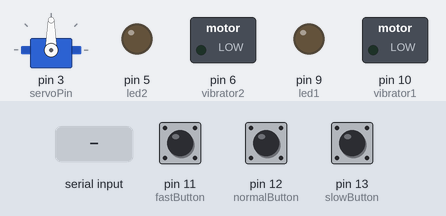
A sketch run on a simulated Arduino Uno, built with avr-gcc and run on an emulated ATmega328P. Shown: servo, switched loads named in the sketch (green lamp = pin HIGH), output pins drawn as LEDs (lit = HIGH). Inputs (shaded band) come from the test bench; at power-on: pin 11 (fastButton) HIGH, pin 12 (normalButton) HIGH, pin 13 (slowButton) HIGH. What the sketch prints to the serial monitor is not drawn.

Above: at 1.2 s.
1.3 s: "START\n" received over Serial
At 1.79 s:
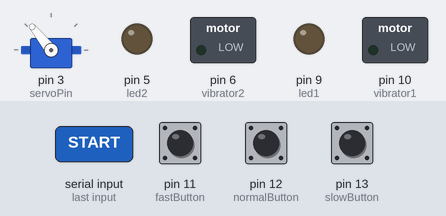
4.3 s: "P1\n" received over Serial
At 4.54 s:
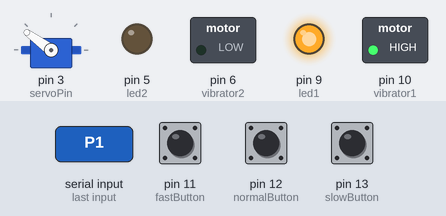
7.3 s: "P2\n" received over Serial
At 7.6 s:
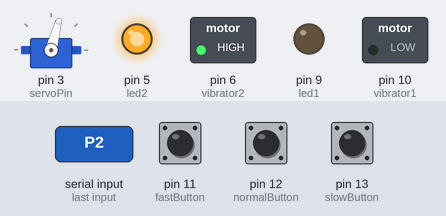
10.3 s: "BOTH\n" received over Serial
At 10.66 s:
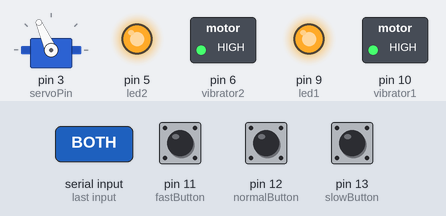
13.3 s: "SILENT\n" received over Serial
At 13.72 s:
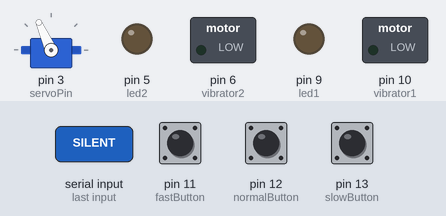
16.3 s: pin 11 (fastButton) pulled LOW for 0.15 s
Timing chart, 0 to 20.3 s (numbered marks = the images above; inputs shaded):
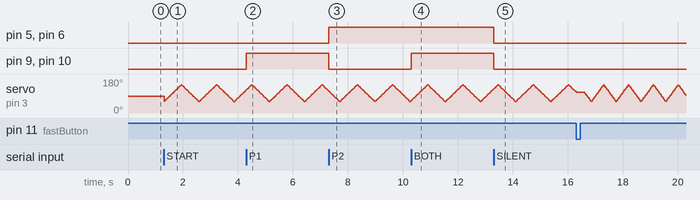

Measured:
- after the input at 4.3 s, pin 9 (led1), pin 10 (vibrator1): LOW → HIGH at once
- after the input at 7.3 s, pin 5 (led2), pin 6 (vibrator2): LOW → HIGH at once; pin 9 (led1), pin 10 (vibrator1): HIGH → LOW at once
- after the input at 10.3 s, pin 9 (led1), pin 10 (vibrator1): LOW → HIGH at once
- after the input at 13.3 s, pin 5 (led2), pin 6 (vibrator2), pin 9 (led1), pin 10 (vibrator1): HIGH → LOW at once

The sketch:

_HapticHArmony.ino.ino
```cpp
#include <Servo.h>

Servo myservo;
int servoPin = 3;
int leftAngle = 60;
int rightAngle = 150;
int servoPos = 60;
int servoDirection = 1;
unsigned long lastServoMove = 0;
int servoDelay = 8;
bool songPlaying = false;
int slowBPM = 94;
int regularBPM = 111;
int fastBPM = 125;
int slowButton = 13;
int normalButton = 12;
int fastButton = 11;
int vibrator1 = 10;
int led1 = 9;
int vibrator2 = 6;
int led2 = 5;

String incoming = "";

void setup() {

  Serial.begin(9600);

  myservo.attach(servoPin);

  // resting position
  myservo.write(90);
  pinMode(slowButton, INPUT_PULLUP);
  pinMode(normalButton, INPUT_PULLUP);
  pinMode(fastButton, INPUT_PULLUP);
  pinMode(vibrator1, OUTPUT);
  pinMode(led1, OUTPUT);
  pinMode(vibrator2, OUTPUT);
  pinMode(led2, OUTPUT);
  setBPM(regularBPM);
  allOff();
}

void loop() {

  if (songPlaying) {
    updateServo();
  }

  if (digitalRead(slowButton) == LOW) {
    Serial.println("SLOW");
    setBPM(slowBPM);
    delay(300);
  }

  if (digitalRead(normalButton) == LOW) {
    Serial.println("NORMAL");
    setBPM(regularBPM);
    delay(300);
  }

  if (digitalRead(fastButton) == LOW) {
    Serial.println("FAST");
    setBPM(fastBPM);
    delay(300);
  }


  if (Serial.available()) {
    incoming = Serial.readStringUntil('\n');
    incoming.trim();

    if (incoming == "START") {
      myservo.attach(servoPin);
      songPlaying = true;
    }

    else if (incoming == "P1") {
      songPlaying = true;
      analogWrite(vibrator1, 255);
      analogWrite(led1, 255);
      analogWrite(vibrator2, 0);
      analogWrite(led2, 0);
    }

    else if (incoming == "P2") {
      songPlaying = true;
      analogWrite(vibrator1, 0);
      analogWrite(led1, 0);
      analogWrite(vibrator2, 255);
      analogWrite(led2, 255);
    }

    else if (incoming == "BOTH") {
      songPlaying = true;
      analogWrite(vibrator1, 255);
      analogWrite(led1, 255);
      analogWrite(vibrator2, 255);
      analogWrite(led2, 255);
    }

    else if (incoming == "SILENT") {
      allOff();
    }

    else if (incoming == "OFF") {
      songPlaying = false;
      myservo.write(90);
      allOff();
      delay(300);
      myservo.detach();
    }
  }
}


void setBPM(int bpm) {
  servoDelay = map(bpm, 90, 130, 10, 4);
  servoDelay = constrain(servoDelay, 3, 9);
}

void updateServo() {
  if (millis() - lastServoMove >= servoDelay) {
    lastServoMove = millis();
    servoPos += servoDirection;

    if (servoPos >= rightAngle) {
      servoPos = rightAngle;
      servoDirection = -1;
    }

    if (servoPos <= leftAngle) {
      servoPos = leftAngle;
      servoDirection = 1;
    }
    myservo.write(servoPos);
  }
}

void allOff() {

  analogWrite(vibrator1, 0);
  analogWrite(led1, 0);

  analogWrite(vibrator2, 0);
  analogWrite(led2, 0);
}
```
